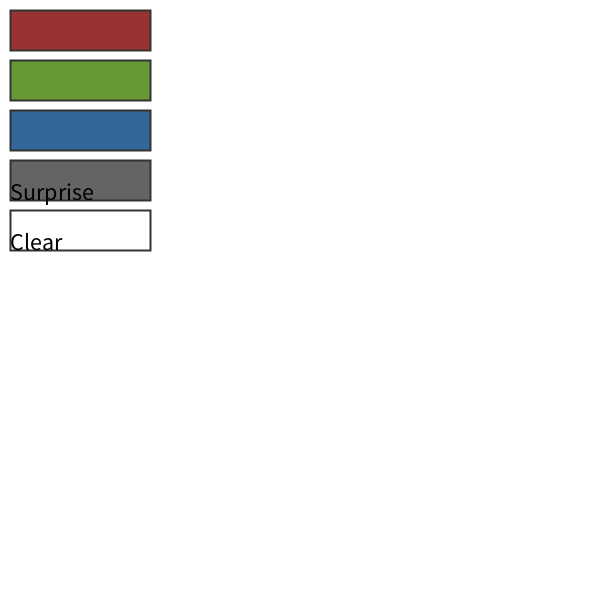
Frame 1 (no input)
Frame 60 (the mouse pressed at the canvas centre just before this capture): identical to frame 1, image omitted
Frame 120 (the mouse held since frame 60 and released just before this capture): identical to frame 1, image omitted

The Processing sketch that drew this single still picture (run headless with seeded random() and noise(); from frame 60 on, the mouse is pressed at the canvas centre):

// Processing sketch: processing_154095
// ── processing_154095.pde

//The MIT License (MIT) - See Licence.txt for details
//Copyright (c) 2014 Britta Gainey

int buttonW = 140;
int buttonH = 40;
int xOff = 10;
int yOff = 10;

boolean init=true;

int paintStrokeW = 20;
int buttonStrokeW = 2;

color colButtonStroke = #333333;
color colRed = #993333;
color colGreen = #669933;
color colBlue = #336699;
color colRandom = #000000;


void setup()
{
  size(600, 600);  
  background(255);
}

void draw()
{
  // code that happens every frame

  // only one time at the start and when button "clear" is clicked
  if (init) {
    drawButtons();
    init=false;
  }
}

void drawButtons()
{
  strokeWeight(buttonStrokeW);
  stroke(colButtonStroke);

  // red button
  fill(colRed);
  rect(xOff, yOff, buttonW, buttonH);

  // green button
  fill(colGreen);
  rect(xOff, 2*yOff + buttonH, buttonW, buttonH);

  // blue button
  fill(colBlue);
  rect(xOff, 3*yOff + 2*buttonH, buttonW, buttonH);

  // surprise button
  fill(100, 100, 100);
  rect(xOff, 4*yOff + 3*buttonH, buttonW, buttonH);

  // surprise text
  textSize(24);
  fill (0);
  text("Surprise", xOff, 4*yOff+4*buttonH );

  // clear button
  fill(255, 255, 255);
  rect(xOff, 5*yOff + 4*buttonH, buttonW, buttonH);

  // clear text
  textSize(24);
  fill (0);
  text("Clear", xOff, 5*yOff+5*buttonH );
}




void mouseClicked()
{
  // code that happens when the mouse 
  // is pressed and released at the same location

  // check whether the mouse is over a button 
  // and set the color used for painting accordingly



  if (mouseX > xOff && mouseX < 2*xOff + buttonW) {
    // the mouse is in the left button-area

    if (mouseY > yOff && mouseY< yOff + buttonH) {
      // the mouse is over the red button
      stroke (colRed);
    } else if (mouseY > 2*yOff && mouseY< 2*yOff + 2*buttonH) {
      // the mouse is over the second (green) button
      stroke (colGreen);
    } else if (mouseY > 3*yOff && mouseY< 3*yOff + 3*buttonH) {
      // the mouse is over the third (blue) button
      stroke (colBlue);
    } else if (mouseY > 4*yOff && mouseY< 4*yOff + 4*buttonH) {
      // the mouse is over the fourth (surprise) button

      // create a random color
      colRandom = color(random(255), random(255), random(255));

      // color the button
      fill(colRandom);
      strokeWeight(0);
      rect(xOff, 4*yOff + 3*buttonH, buttonW, buttonH);

      // repaint the text
      fill (0);
      text("Surprise", xOff, 4*yOff+4*buttonH );

      stroke (colRandom);
    } else if (mouseY > 5*yOff && mouseY< 5*yOff + 5*buttonH) {
      // the mouse is over the clear button
      // clear the background
      background(255);

      // let draw repaint the buttons
      init= true;
    }

    strokeWeight(paintStrokeW);
  }
}


void mouseDragged()
{
  // code that happens when the mouse moves
  // with the button down
  // when we are outside the button-area, which is buttonW + yOff, then draw line in the chosen color
  if (mouseX > buttonW + yOff) {

    line(pmouseX, pmouseY, mouseX, mouseY);
  }
}
